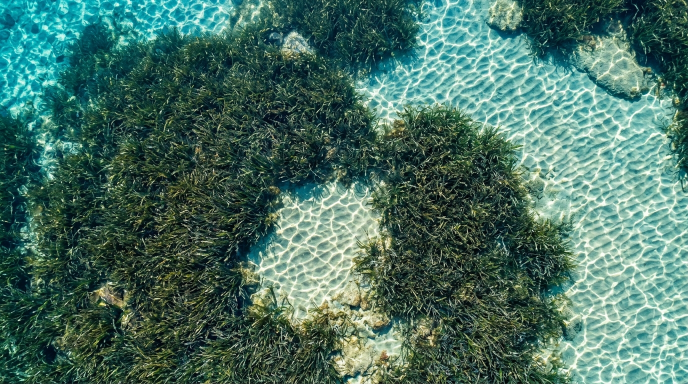
#> input picture figures/posidonia_topdown.jpg, 1376 x 768 px (shown at 1/2 size)
$ python make_unet_seg_fig.py
#> lines starting #> are read from the running program, lines starting #| are printed output that depends on the picture; after the words box and inside, x2 and y2 are one past the last pixel; in counts of white or black regions, pixels touching at a corner belong together
import numpy as np
from PIL import Image, ImageDraw, ImageFont, ImageFilter

def generate_segmentation_figure():
    font_bold = "/usr/share/fonts/truetype/liberation/LiberationSans-Bold.ttf"
    font_reg = "/usr/share/fonts/truetype/liberation/LiberationSans-Regular.ttf"

    f_title = ImageFont.truetype(font_bold, 17)
    f_subtitle = ImageFont.truetype(font_reg, 12)
    f_badge = ImageFont.truetype(font_bold, 12)
    f_label = ImageFont.truetype(font_bold, 12)

    # 1. Load base topdown image
    img = Image.open('figures/posidonia_topdown.jpg')
#> img is the input picture: PIL image 1376x768 RGB; mean R, G, B 72, 111.3, 98.8
    # Crop representative area: 600 x 300 (2:1 ratio)
    crop = img.crop((350, 200, 950, 520)).resize((440, 220), Image.Resampling.LANCZOS)
    arr = np.array(crop).astype(float)

    # Clean mask generation
    is_sand = (arr[:,:,0] + arr[:,:,1] + arr[:,:,2] > 260) | ((arr[:,:,2] > 110) & (arr[:,:,1] > 110))
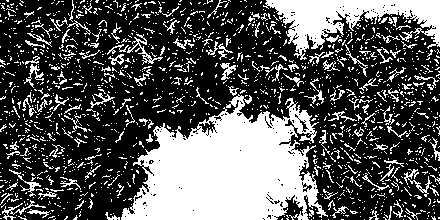
#> is_sand: shape (220, 440) bool; 33.7% white; 1573 white regions (1429 under 20 px), largest, box (x1, y1, x2, y2) and area: (121, 94, 328, 220) 16083, (263, 0, 440, 60) 4626, (127, 34, 163, 65) 214
    is_seagrass = ~is_sand

    mask_img = Image.fromarray((is_seagrass * 255).astype(np.uint8))
    mask_clean = mask_img.filter(ImageFilter.MaxFilter(size=5)).filter(ImageFilter.MinFilter(size=5))
#> mask_clean: PIL image 440x220 L; 81.6% white; 8 black regions (1 under 20 px), largest, box (x1, y1, x2, y2) and area: (121, 113, 305, 220) 13708, (267, 0, 440, 48) 3683, (290, 112, 309, 131) 186
    mask_clean = mask_clean.filter(ImageFilter.MedianFilter(size=5))
#> mask_clean: PIL image 440x220 L; 81.6% white; 7 black regions (3 under 20 px), largest, box (x1, y1, x2, y2) and area: (121, 113, 305, 220) 13781, (267, 0, 440, 48) 3714, (290, 112, 309, 131) 174, (307, 189, 317, 205) 123

    pw, ph = 430, 215
    p1 = crop.resize((pw, ph), Image.Resampling.LANCZOS)
    mask_resized = mask_clean.resize((pw, ph), Image.Resampling.NEAREST)
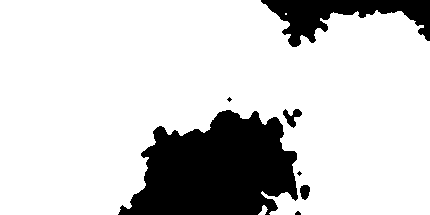
#> mask_resized: PIL image 430x215 L; 81.5% white; 7 black regions (3 under 20 px), largest, box (x1, y1, x2, y2) and area: (118, 110, 298, 215) 13149, (261, 0, 430, 47) 3586, (283, 109, 302, 128) 174, (300, 185, 310, 200) 115
    m_arr = np.array(mask_resized) > 128

    # Internal edges only
    e_img = mask_resized.filter(ImageFilter.FIND_EDGES)
#> e_img: PIL image 430x215 L; 2.4% white in thin lines or dots
    e_arr = np.array(e_img) > 50
#> e_arr: shape (215, 430) bool; 2.4% white in thin lines or dots
    e_arr[:6, :] = False
    e_arr[-6:, :] = False
    e_arr[:, :6] = False
    e_arr[:, -6:] = False
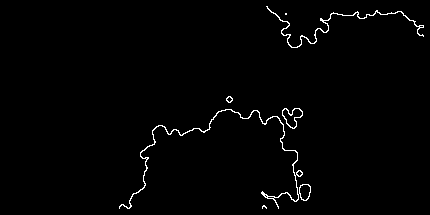
#> e_arr: shape (215, 430) bool; 1.3% white in thin lines or dots, all inside (x1, y1, x2, y2) = (119, 6, 424, 209)

    # -------------------------------------------------------------
    # Panel 1: Input Drone / Aerial Tile
    # -------------------------------------------------------------
    panel1 = p1.copy()
    draw1 = ImageDraw.Draw(panel1)
    draw1.rounded_rectangle([10, ph - 28, 165, ph - 8], radius=3, fill=(11, 37, 69), outline=(255, 255, 255))
    draw1.text((16, ph - 26), "RGB Aerial / Drone Tile", font=f_badge, fill=(255, 255, 255))

    # -------------------------------------------------------------
    # Panel 2: Hand Annotation (Hard & Labor-Intensive!)
    # -------------------------------------------------------------
    p2_arr = np.array(p1).copy()
    tint = np.zeros_like(p2_arr)
    tint[:] = [34, 160, 85]
    p2_arr[m_arr] = np.clip(p2_arr[m_arr]*0.65 + tint[m_arr]*0.35, 0, 255).astype(np.uint8)
    p2_arr[e_arr] = [245, 200, 30]
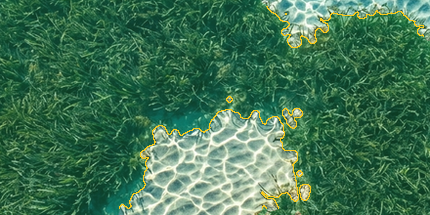
#> p2_arr: shape (215, 430, 3); mean R, G, B 64.4, 116.5, 83.7
    panel2 = Image.fromarray(p2_arr)
    draw2 = ImageDraw.Draw(panel2)

    # Draw manual polygon vertices
    y_idx, x_idx = np.where(e_arr)
#> y_idx = 1189 values from 6 to 208; x_idx = 1189 values, max 423 at index 220, min 119 at index 1160, mean 269.9
    np.random.seed(42)
    sample_indices = np.random.choice(len(y_idx), size=75, replace=False)
#> sample_indices = 75 values, max 1174 at index 73, min 23 at index 35, mean 542.6
    for idx in sample_indices:
        cx, cy = x_idx[idx], y_idx[idx]
        draw2.rectangle([cx-2, cy-2, cx+2, cy+2], fill=(217, 83, 79), outline=(255, 255, 255), width=1)
#> this loop made 75 passes
#> (idx, cx, cy) on passes 1 to 12: (319, 423, 36), (1157, 263, 205), (907, 296, 172), (86, 366, 14), (936, 143, 178), (458, 234, 111), (1050, 263, 195), (678, 154, 129), (323, 304, 37), (361, 312, 43), (220, 423, 25), (682, 174, 129)

    draw2.rounded_rectangle([10, ph - 28, 230, ph - 8], radius=3, fill=(217, 83, 79), outline=(255, 255, 255))
    draw2.text((16, ph - 26), "Manual Polygon: > 150 Vertices", font=f_badge, fill=(255, 255, 255))

    # -------------------------------------------------------------
    # Panel 3: Dense Semantic Segmentation (U-Net Output)
    # -------------------------------------------------------------
    p3_arr = np.zeros((ph, pw, 3), dtype=np.uint8)
    p3_arr[:, :] = [238, 230, 205]       # Substrate / Sand
    p3_arr[m_arr] = [34, 112, 70]        # Seagrass Canopy
    p3_arr[e_arr] = [20, 80, 50]
    panel3 = Image.fromarray(p3_arr)
    draw3 = ImageDraw.Draw(panel3)

    draw3.rounded_rectangle([10, ph - 28, 240, ph - 8], radius=3, fill=(11, 37, 69), outline=(255, 255, 255))
    # Seagrass box
    draw3.rectangle([18, ph - 23, 30, ph - 13], fill=(34, 112, 70), outline=(255, 255, 255))
    draw3.text((35, ph - 26), "Seagrass", font=f_label, fill=(255, 255, 255))
    # Sand box
    draw3.rectangle([118, ph - 23, 130, ph - 13], fill=(238, 230, 205), outline=(100, 100, 100))
    draw3.text((135, ph - 26), "Substrate / Sand", font=f_label, fill=(255, 255, 255))

    # -------------------------------------------------------------
    # Assemble 3-Panel Canvas
    # -------------------------------------------------------------
    gap = 14
    canvas_w = pw * 3 + gap * 2 + 20
    canvas_h = ph + 50
    canvas = Image.new('RGB', (canvas_w, canvas_h), (255, 255, 255))
#> canvas: PIL image 1338x265 RGB; every value is 255
    draw = ImageDraw.Draw(canvas)

    # Panel 1
    p1_x = 10
    canvas.paste(panel1, (p1_x, 38))
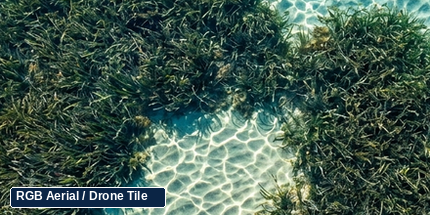
#> panel1: PIL image 430x215 RGB; mean R, G, B 66, 90, 78.2
    draw.rectangle([p1_x - 1, 37, p1_x + pw, 38 + ph], outline=(180, 195, 210), width=2)
    draw.text((p1_x, 10), "(a) Input Observation", font=f_title, fill=(11, 37, 69))
    draw.text((p1_x + 195, 13), "Raw RGB drone tile", font=f_subtitle, fill=(80, 95, 110))

    # Panel 2
    p2_x = p1_x + pw + gap
    canvas.paste(panel2, (p2_x, 38))
    draw.rectangle([p2_x - 1, 37, p2_x + pw, 38 + ph], outline=(217, 83, 79), width=2)
    draw.text((p2_x, 10), "(b) Hand Annotation", font=f_title, fill=(217, 83, 79))
    draw.text((p2_x + 190, 13), "Arduous & Subjective!", font=f_subtitle, fill=(217, 83, 79))

    # Panel 3
    p3_x = p2_x + pw + gap
    canvas.paste(panel3, (p3_x, 38))
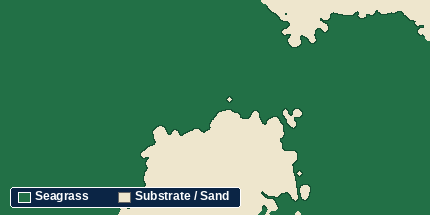
#> panel3: PIL image 430x215 RGB; mean R, G, B 68.5, 129.4, 93.7
    draw.rectangle([p3_x - 1, 37, p3_x + pw, 38 + ph], outline=(34, 112, 70), width=2)
    draw.text((p3_x, 10), "(c) U-Net Segmentation", font=f_title, fill=(34, 112, 70))
    draw.text((p3_x + 220, 13), "Dense pixel mask", font=f_subtitle, fill=(34, 112, 70))

    canvas.save('figures/seagrass_segmentation_unet.png', dpi=(300, 300))
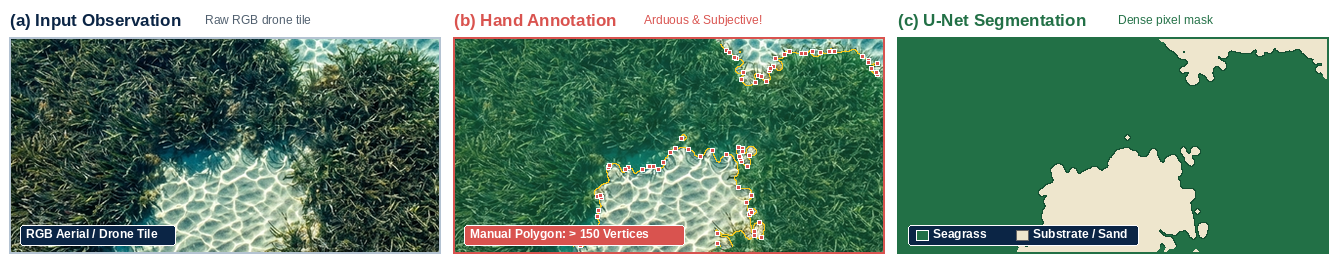
#> saved as seagrass_segmentation_unet.png: PIL image 1338x265 RGB; mean R, G, B 107.6, 140.2, 119.9
    print("Regenerated figures/seagrass_segmentation_unet.png with 2:1 aspect ratio!")

if __name__ == '__main__':
    generate_segmentation_figure()

$ run again, with figures/dataset_shift_comparison.jpg copied over figures/posidonia_topdown.jpg
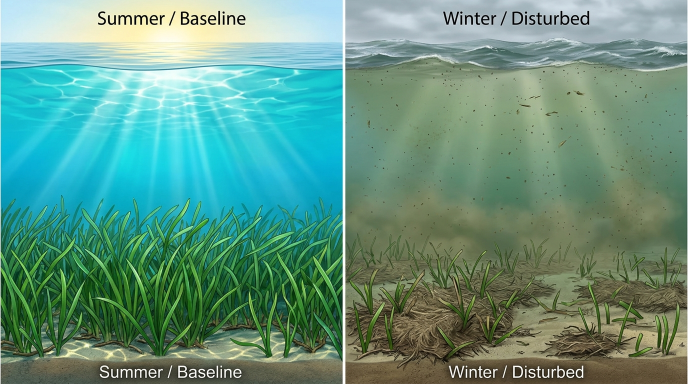
#> input picture figures/dataset_shift_comparison.jpg, 1376 x 768 px (shown at 1/2 size)
#> in generate_segmentation_figure, img is the input picture: PIL image 1376x768 RGB; mean R, G, B 99, 148.7, 130.1
#> is_sand: shape (220, 440) bool; 92.5% white; 210 black regions (187 under 20 px), largest, box (x1, y1, x2, y2) and area: (65, 159, 245, 220) 3443, (0, 163, 50, 220) 624, (227, 176, 246, 220) 521
#> mask_resized: PIL image 430x215 L; 14.2% white; 10 white regions (3 under 20 px), largest, box (x1, y1, x2, y2) and area: (0, 148, 240, 215) 11119, (245, 183, 295, 215) 702, (295, 184, 327, 215) 500
#> e_img: PIL image 430x215 L; 2.3% white in thin lines or dots, all inside (x1, y1, x2, y2) = (0, 138, 412, 215)
#> in generate_segmentation_figure, `p2_arr[e_arr] = [245, 200, 30]`:
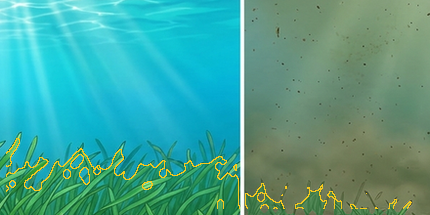
#> p2_arr: shape (215, 430, 3); mean R, G, B 73.3, 161.8, 147.6
#> y_idx = 1486 values from 138 to 208; x_idx = 1486 values, max 411 at index 1314, min 6 at index 68, mean 166.4
#> sample_indices = 75 values, max 1453 at index 7, min 49 at index 6, mean 706.5
#> the loop in generate_segmentation_figure, `for idx in sample_indices:` made 75 passes
#> (idx, cx, cy) on passes 1 to 8: (1316, 223, 203), (855, 238, 178), (439, 71, 166), (560, 87, 169), (433, 53, 166), (759, 118, 175), (49, 78, 150), (1453, 276, 208)
#> in generate_segmentation_figure, `canvas.save('figures/seagrass_segmentation_unet.png', dpi=(300, 300))`:
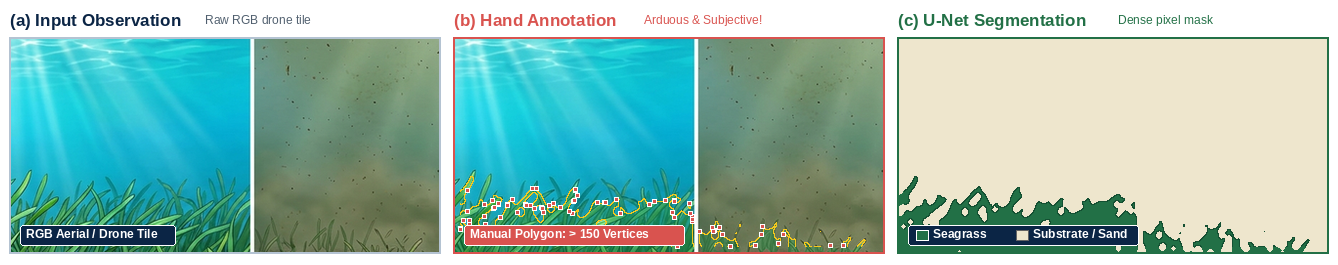
#> saved as seagrass_segmentation_unet.png: PIL image 1338x265 RGB; mean R, G, B 148.7, 190.5, 179.5

$ run again, with figures/posidonia_underwater.jpg copied over figures/posidonia_topdown.jpg
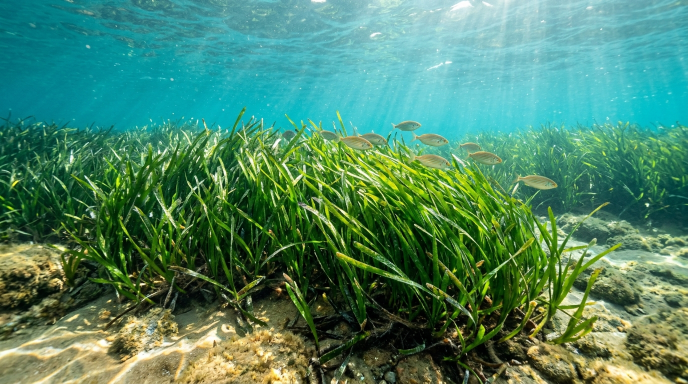
#> input picture figures/posidonia_underwater.jpg, 1376 x 768 px (shown at 1/2 size)
#> in generate_segmentation_figure, img is the input picture: PIL image 1376x768 RGB; mean R, G, B 77, 133.3, 102.6
#> is_sand: shape (220, 440) bool; 53.4% white; 308 black regions (256 under 20 px), largest, box (x1, y1, x2, y2) and area: (0, 20, 440, 220) 39251, (375, 128, 440, 193) 1059, (392, 123, 440, 166) 567
#> mask_resized: PIL image 430x215 L; 61.3% white; 45 black regions (12 under 20 px), largest, box (x1, y1, x2, y2) and area: (0, 0, 430, 130) 31100, (249, 78, 319, 121) 1060, (103, 69, 128, 99) 395
#> e_img: PIL image 430x215 L; 5.1% white in thin lines or dots
#> in generate_segmentation_figure, `p2_arr[e_arr] = [245, 200, 30]`:
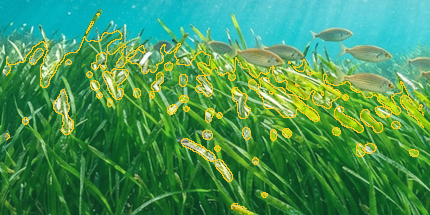
#> p2_arr: shape (215, 430, 3); mean R, G, B 72, 149.2, 88.1
#> y_idx = 3879 values from 13 to 208; x_idx = 3879 values, max 423 at index 2780, min 6 at index 497, mean 217
#> sample_indices = 75 values, max 3845 at index 31, min 14 at index 15, mean 1830.6
#> the loop in generate_segmentation_figure, `for idx in sample_indices:` made 75 passes
#> (idx, cx, cy) on passes 1 to 8: (1826, 109, 90), (211, 79, 47), (2861, 409, 114), (410, 168, 53), (1188, 53, 74), (32, 87, 29), (2112, 376, 95), (1432, 283, 80)
#> in generate_segmentation_figure, `canvas.save('figures/seagrass_segmentation_unet.png', dpi=(300, 300))`:
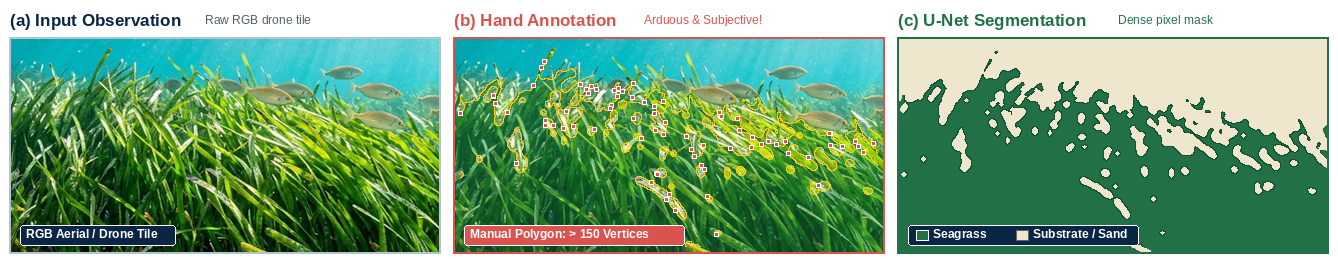
#> saved as seagrass_segmentation_unet.png: PIL image 1338x265 RGB; mean R, G, B 123.7, 167.7, 130.6

$ run again, with figures/sensing_platforms.jpg copied over figures/posidonia_topdown.jpg
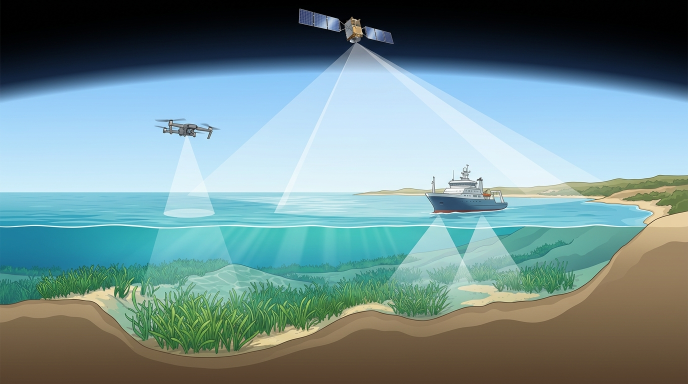
#> input picture figures/sensing_platforms.jpg, 1376 x 768 px (shown at 1/2 size)
#> in generate_segmentation_figure, img is the input picture: PIL image 1376x768 RGB; mean R, G, B 113.4, 142, 143.5
#> is_sand: shape (220, 440) bool; 99% white; 33 black regions (30 under 20 px), largest, box (x1, y1, x2, y2) and area: (373, 133, 440, 155) 798, (15, 35, 33, 49) 75, (4, 41, 14, 49) 21
#> mask_resized: PIL image 430x215 L; 1.2% white; 2 white regions, box (x1, y1, x2, y2) and area: (363, 130, 430, 151) 870, (5, 35, 32, 49) 236
#> e_img: PIL image 430x215 L; 0.29% white in thin lines or dots, all inside (x1, y1, x2, y2) = (5, 35, 430, 151)
#> y_idx = 246 values from 35 to 150; x_idx = 246 values, max 423 at index 192, min 6 at index 3, mean 261.9
#> sample_indices = 75 values, max 244 at index 49, min 6 at index 1, mean 128.3
#> the loop in generate_segmentation_figure, `for idx in sample_indices:` made 75 passes
#> (idx, cx, cy) on passes 1 to 8: (33, 31, 37), (6, 9, 36), (181, 380, 141), (86, 364, 130), (155, 368, 135), (178, 380, 140), (194, 423, 144), (104, 382, 130)
#> in generate_segmentation_figure, `canvas.save('figures/seagrass_segmentation_unet.png', dpi=(300, 300))`:
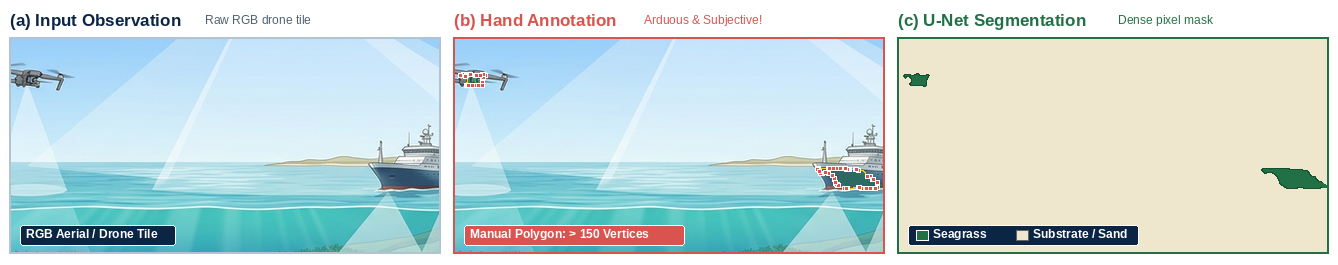
#> saved as seagrass_segmentation_unet.png: PIL image 1338x265 RGB; mean R, G, B 200.9, 220.4, 220.3
